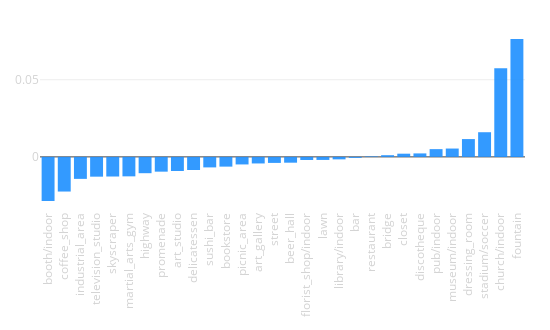

Notebook cell for this chart:
### Code cell
tags_delta(city_data, opposite_city_data)

### Figure 1 — Plotly figure (JSON) as saved in the notebook; plotly's stock layout.template omitted (floating-point values rounded to 4 significant figures)
{"data": [{"marker": {"color": "dodgerblue"}, "opacity": 0.9, "type": "bar", "uid": "7837d44a-4a60-11e9-ad5d-3c15c2cf2370", "x": ["booth/indoor", "coffee_shop", "industrial_area", "television_studio", "skyscraper", "martial_arts_gym", "highway", "promenade", "art_studio", "delicatessen", "sushi_bar", "bookstore", "picnic_area", "art_gallery", "street", "beer_hall", "florist_shop/indoor", "lawn", "library/indoor", "bar", "restaurant", "bridge", "closet", "discotheque", "pub/indoor", "museum/indoor", "dressing_room", "stadium/soccer", "church/indoor", "fountain"], "y": [-0.02859, -0.02246, -0.01426, -0.01283, -0.01273, -0.01262, -0.01058, -0.00958, -0.009142, -0.008505, -0.006819, -0.006319, -0.004901, -0.004268, -0.00391, -0.003768, -0.002018, -0.001988, -0.001608, -0.0006349, 0.0003431, 0.001091, 0.002068, 0.002246, 0.005023, 0.005402, 0.01154, 0.01598, 0.05745, 0.07639]}], "layout": {"height": 330, "margin": {"b": 120, "l": 40, "r": 25, "t": 30}, "showlegend": false, "width": 550, "xaxis": {"tickangle": -90, "tickfont": {"color": "lightgrey", "size": 11.5}}, "xaxis2": {"tickangle": -90, "tickfont": {"color": "lightgrey", "size": 11.5}}, "yaxis": {"tickfont": {"color": "lightgrey", "size": 11.5}}, "yaxis2": {"tickfont": {"color": "lightgrey", "size": 11.5}}}}
